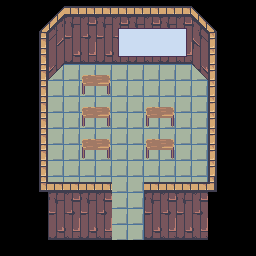

Tiled map render using the project's own tile images. Description and the whole map definition, tile-layer contents included, below:
An orthogonal 16x16 tile map with 16x16 px tiles, 5 tile layers (background, midground, buildings, foreground, ...), 2 tilesets.

<map version="1.2" tiledversion="1.3.0" orientation="orthogonal" renderorder="right-down" compressionlevel="0" width="16" height="16" tilewidth="16" tileheight="16" infinite="0" nextlayerid="13" nextobjectid="84">
 <tileset firstgid="1" source="BackgroundMasterSpriteSheet.tsx" />
 <tileset firstgid="10001" source="ForegroundTileset.tsx" />
 <layer id="1" name="background" width="16" height="16">
  <data encoding="csv">
0,0,0,0,0,0,0,0,0,0,0,0,0,0,0,0,
0,0,0,0,1724,1725,1724,1725,1724,1725,1724,1725,0,0,0,0,
0,0,0,1825,1824,1825,1824,1825,1824,1825,1824,1825,1824,0,0,0,
0,0,0,1725,1724,1725,1724,1725,1724,1725,1724,1725,1724,0,0,0,
0,0,0,1825,1824,1825,1824,1825,1824,1825,1824,1825,1824,0,0,0,
0,0,0,1725,1724,1725,1724,1725,1724,1725,1724,1725,1724,0,0,0,
0,0,0,1825,1824,1825,1824,1825,1824,1825,1824,1825,1824,0,0,0,
0,0,0,1725,1724,1725,1724,1725,1724,1725,1724,1725,1724,0,0,0,
0,0,0,1825,1824,1825,1824,1825,1824,1825,1824,1825,1824,0,0,0,
0,0,0,1725,1724,1725,1724,1725,1724,1725,1724,1725,1724,0,0,0,
0,0,0,1825,1824,1825,1824,1825,1824,1825,1824,1825,1824,0,0,0,
0,0,0,1725,1724,1725,1724,1725,1724,1725,1724,1725,1724,0,0,0,
0,0,0,1825,1824,1825,1824,1825,1824,1825,1824,1825,1824,0,0,0,
0,0,0,1725,1724,1725,1724,1725,1724,1725,1724,1725,1724,0,0,0,
0,0,0,0,1824,1825,1824,1825,1824,1825,1824,1825,1824,0,0,0,
0,0,0,0,0,0,0,0,0,0,0,0,0,0,0,0
</data>
 </layer>
 <layer id="3" name="midground" width="16" height="16">
  <data encoding="csv">
0,0,0,0,0,0,0,0,0,0,0,0,0,0,0,0,
0,0,0,0,0,0,0,0,0,0,0,0,0,0,0,0,
0,0,0,0,0,0,0,0,0,0,0,0,0,0,0,0,
0,0,0,0,0,0,0,0,0,0,0,0,0,0,0,0,
0,0,0,0,0,0,0,0,0,0,0,0,0,0,0,0,
0,0,0,0,0,0,0,0,0,0,0,0,0,0,0,0,
0,0,0,0,0,0,0,0,0,0,0,0,0,0,0,0,
0,0,0,0,0,0,0,0,0,0,0,0,0,0,0,0,
0,0,0,0,0,0,0,0,0,0,0,0,0,0,0,0,
0,0,0,0,0,0,0,0,0,0,0,0,0,0,0,0,
0,0,0,0,0,0,0,0,0,0,0,0,0,0,0,0,
0,0,0,0,0,0,0,0,0,0,0,0,0,0,0,0,
0,0,0,0,0,0,0,0,0,0,0,0,0,0,0,0,
0,0,0,0,0,0,0,0,0,0,0,0,0,0,0,0,
0,0,0,0,0,0,0,0,0,0,0,0,0,0,0,0,
0,0,0,0,0,0,0,0,0,0,0,0,0,0,0,0
</data>
 </layer>
 <layer id="2" name="buildings" width="16" height="16">
  <data encoding="csv">
0,0,0,0,0,0,0,0,0,0,0,0,0,0,0,0,
0,0,11976,0,0,0,0,0,0,0,0,0,0,11979,0,0,
0,0,0,0,0,0,0,0,0,0,0,0,0,12784,0,0,
0,0,0,0,0,0,0,0,0,0,0,0,0,0,0,0,
0,0,0,0,0,0,0,0,0,0,0,0,0,0,0,0,
0,0,0,0,0,0,0,0,0,0,0,0,0,0,0,0,
0,0,0,0,0,0,0,0,0,0,0,0,0,0,0,0,
0,0,0,0,0,0,0,0,0,0,0,0,0,0,0,0,
0,0,0,0,0,0,0,0,0,0,0,0,0,0,0,0,
0,0,0,0,0,0,0,0,0,0,0,0,0,0,0,0,
0,0,0,0,0,0,0,0,0,0,0,0,0,0,0,0,
0,0,0,0,0,0,0,0,0,0,0,0,0,0,0,0,
0,0,0,0,0,0,0,0,0,0,0,0,0,0,0,0,
0,0,0,0,0,0,0,0,0,0,0,0,0,0,0,0,
0,0,0,0,0,0,0,0,0,0,0,0,0,0,0,0,
0,0,0,0,0,0,0,0,0,0,0,0,0,0,0,0
</data>
 </layer>
 <layer id="4" name="foreground" width="16" height="16">
  <data encoding="csv">
0,0,0,11976,11977,11978,11977,11978,11977,11978,11977,11978,11979,0,0,0,
0,0,0,12076,12077,12078,12077,12078,12077,12078,12077,12078,12079,0,0,0,
0,0,12782,12176,12177,12178,12177,12178,12177,12178,12177,12178,12179,0,0,0,
0,0,12782,12276,12277,12278,12277,12278,12277,12278,12277,12278,12279,12784,0,0,
0,0,12782,12376,0,0,0,0,0,0,0,0,12379,12784,0,0,
0,0,12782,0,0,0,0,0,0,0,0,0,0,12784,0,0,
0,0,12782,0,0,15029,15030,0,0,15029,15030,0,0,12784,0,0,
0,0,12782,0,0,15129,15130,0,0,15129,15130,0,0,12784,0,0,
0,0,12782,0,0,15029,15030,0,0,15029,15030,0,0,12784,0,0,
0,0,12782,0,0,15129,15130,0,0,15129,15130,0,0,12784,0,0,
0,0,12782,0,0,0,0,0,0,0,0,0,0,12784,0,0,
0,0,12984,12683,12683,12683,12683,0,0,12683,12683,12683,12683,12982,0,0,
0,0,0,12077,12078,12077,12078,0,0,12077,12078,12077,12078,0,0,0,
0,0,0,12177,12178,12177,12178,0,0,12177,12178,12177,12178,0,0,0,
0,0,0,12277,12278,12277,12278,0,0,12277,12278,12277,12278,0,0,0,
0,0,0,0,0,0,0,0,0,0,0,0,0,0,0,0
</data>
 </layer>
 <layer id="6" name="front" width="16" height="16">
  <data encoding="csv">
0,0,0,0,0,0,0,0,0,0,0,0,0,0,0,0,
0,0,0,0,0,0,0,11883,11884,11885,11886,11887,0,0,0,0,
0,0,0,0,0,0,0,11983,11984,11985,11986,11987,0,0,0,0,
0,0,0,0,0,0,0,12083,12084,12085,12086,12087,0,0,0,0,
0,0,0,0,0,15029,15030,0,0,0,0,0,0,0,0,0,
0,0,0,0,0,15129,15130,0,0,0,0,0,0,0,0,0,
0,0,0,0,0,0,0,0,0,0,0,0,0,0,0,0,
0,0,0,0,0,0,0,0,0,0,0,0,0,0,0,0,
0,0,0,0,0,0,0,0,0,0,0,0,0,0,0,0,
0,0,0,0,0,0,0,0,0,0,0,0,0,0,0,0,
0,0,0,0,0,0,0,0,0,0,0,0,0,0,0,0,
0,0,0,0,0,0,0,0,0,0,0,0,0,0,0,0,
0,0,0,0,0,0,0,0,0,0,0,0,0,0,0,0,
0,0,0,0,0,0,0,0,0,0,0,0,0,0,0,0,
0,0,0,0,0,0,0,0,0,0,0,0,0,0,0,0,
0,0,0,0,0,0,0,0,0,0,0,0,0,0,0,0
</data>
 </layer>
 <objectgroup id="5" name="Portal" />
 <objectgroup id="12" name="CharacterSpawnZone" />
 <objectgroup id="9" name="SpecialZone" />
 <objectgroup id="11" name="MusicZones" />
 <objectgroup id="10" name="ComplexShapes" />
</map>
